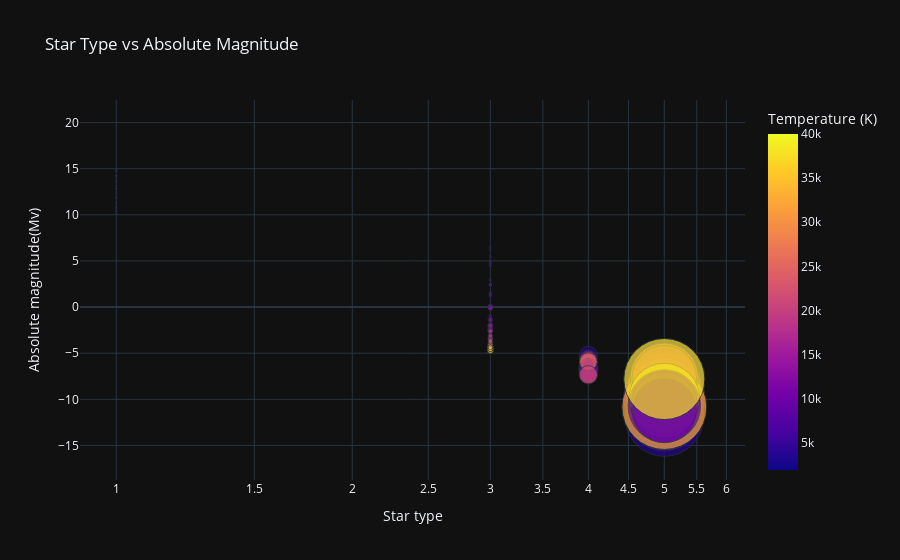

The cell this chart's notebook holds for it:
### Markdown cell above
<div style="color:white;
           display:fill;
           border-radius:15px;
           font-size:110%;
           font-family:cursive;
           letter-spacing:0.5px;
           background-color:#de726a;
           color:Black;
           font-family:cursive;
            padding:5px 5px 5px 5px;
           ">
<h2 style="text-align:center;font-weight: bold">Bubbled Scatter</h2></div>

### Code cell
fig = px.scatter(dataset,
                 x="Star type", y='Absolute magnitude(Mv)', size="Radius(R/Ro)", color="Temperature (K)",
                 log_x=True, size_max=60,
                 template='plotly_dark', title='Star Type vs Absolute Magnitude')
fig.show()

### Figure 1 — Plotly figure (JSON) as saved in the notebook; plotly's stock layout.template omitted (floating-point values rounded to 4 significant figures; data arrays with more than 128 entries replaced by an {"elided": "..."} marker saying what was removed)
{"data": [{"hovertemplate": "Star type=%{x}<br>Absolute magnitude(Mv)=%{y}<br>Radius(R/Ro)=%{marker.size}<br>Temperature (K)=%{marker.color}<extra></extra>", "legendgroup": "", "marker": {"color": {"elided": "240 int values"}, "coloraxis": "coloraxis", "size": {"elided": "240 float values"}, "sizemode": "area", "sizeref": 0.5413, "symbol": "circle"}, "mode": "markers", "name": "", "orientation": "v", "showlegend": false, "type": "scatter", "x": {"elided": "240 int values"}, "xaxis": "x", "y": {"elided": "240 float values"}, "yaxis": "y"}], "layout": {"coloraxis": {"colorbar": {"title": {"text": "Temperature (K)"}}, "colorscale": [[0, "#0d0887"], [0.1111, "#46039f"], [0.2222, "#7201a8"], [0.3333, "#9c179e"], [0.4444, "#bd3786"], [0.5556, "#d8576b"], [0.6667, "#ed7953"], [0.7778, "#fb9f3a"], [0.8889, "#fdca26"], [1, "#f0f921"]]}, "legend": {"itemsizing": "constant", "tracegroupgap": 0}, "title": {"text": "Star Type vs Absolute Magnitude"}, "xaxis": {"anchor": "y", "domain": [0, 1], "title": {"text": "Star type"}, "type": "log"}, "yaxis": {"anchor": "x", "domain": [0, 1], "title": {"text": "Absolute magnitude(Mv)"}}}}
